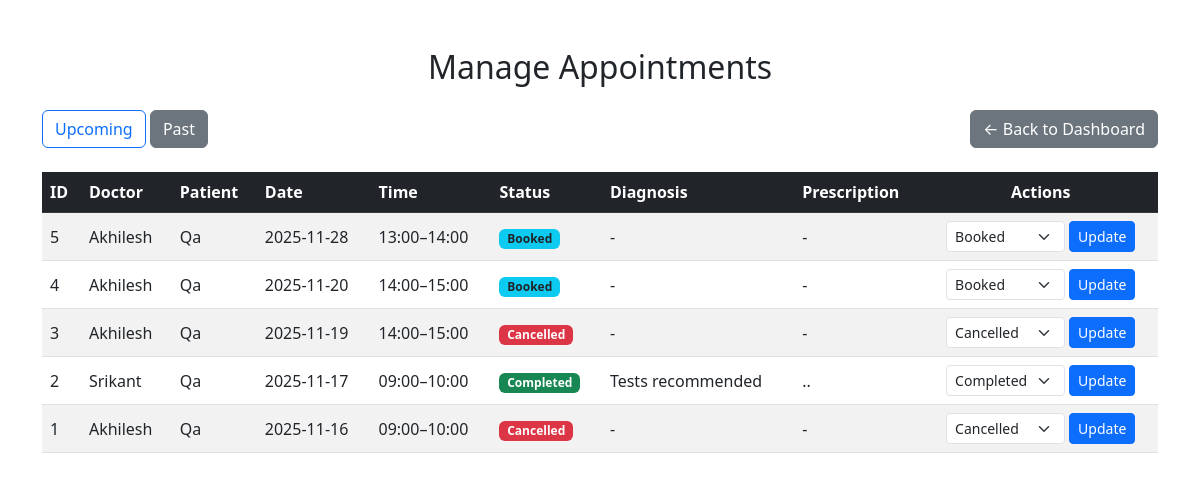
Page /admin/appointments?filter=past (signed in) on the committed database.
### models.py (models this page shows, shortened)
class Appointment(db.Model):
    id = db.Column(db.Integer, primary_key=True)
    doctor_id = db.Column(db.Integer, db.ForeignKey('doctor.id'), nullable=False, index=True)
    patient_id = db.Column(db.Integer, db.ForeignKey('patient.id'), nullable=False, index=True)
    date = db.Column(db.Date, nullable=False, index=True)
    start_time = db.Column(db.Time, nullable=False)
    end_time = db.Column(db.Time, nullable=False)
    status = db.Column(db.String(20), default='Booked', nullable=False, index=True)
    created_at = db.Column(db.DateTime, default=datetime.utcnow)
    treatment = db.relationship('Treatment', backref='appointment', uselist=False, cascade="all, delete-orphan")

class Doctor(db.Model):
    id = db.Column(db.Integer, primary_key=True)
    name = db.Column(db.String(100), nullable=False, index=True)
    specialization_id = db.Column(db.Integer, db.ForeignKey('department.id'), nullable=False)
    availability = db.Column(db.String(500), nullable=True)
    email = db.Column(db.String(100), unique=True, nullable=False, index=True)
    password = db.Column(db.String(200), nullable=False)
    contact = db.Column(db.String(20), nullable=True)
    is_active = db.Column(db.Boolean, default=True, nullable=False)   # blacklist / soft-delete
    created_at = db.Column(db.DateTime, default=datetime.utcnow)
    appointments = db.relationship('Appointment', backref='doctor', lazy=True)
    avail_slots = db.relationship('DoctorAvailability', backref='doctor', lazy=True, cascade="all, delete-orphan")

class Patient(db.Model):
    id = db.Column(db.Integer, primary_key=True)
    name = db.Column(db.String(100), nullable=False, index=True)
    email = db.Column(db.String(100), unique=True, nullable=False, index=True)
    contact = db.Column(db.String(20), nullable=True)
    password = db.Column(db.String(200), nullable=False)
    is_active = db.Column(db.Boolean, default=True, nullable=False)
    created_at = db.Column(db.DateTime, default=datetime.utcnow)
    appointments = db.relationship('Appointment', backref='patient', lazy=True)

class Treatment(db.Model):
    id = db.Column(db.Integer, primary_key=True)
    appointment_id = db.Column(db.Integer, db.ForeignKey('appointment.id'), nullable=False, unique=True)
    diagnosis = db.Column(db.Text, nullable=True)
    prescription = db.Column(db.Text, nullable=True)
    notes = db.Column(db.Text, nullable=True)
    created_at = db.Column(db.DateTime, default=datetime.utcnow)

### app.py (the view)
@app.route('/admin/appointments')
@admin_required
def admin_appointments():
    filter_type = request.args.get('filter')
    today = date.today()
    if filter_type == 'past':
        appts = Appointment.query.filter(
            Appointment.date < today
        ).order_by(Appointment.date.desc(), Appointment.start_time.desc()).all()
    else:
        appts = Appointment.query.filter(
            Appointment.date >= today
        ).order_by(Appointment.date, Appointment.start_time).all()
    return render_template('admin_appointments.html', appointments=appts, filter_type=filter_type)

### app.py (called while the page is built)
def admin_required(func):
    from functools import wraps
    @wraps(func)
    def wrapper(*args, **kwargs):
        if session.get('role') != 'admin':
            flash("Admin login required", "warning")
            return redirect(url_for('login'))
        return func(*args, **kwargs)
    return wrapper

### templates/admin_appointments.html (shortened to what this page needs)
<!DOCTYPE html>
<html>
<head>
  <link href="https://cdn.jsdelivr.net/npm/bootstrap@5.3.0/dist/css/bootstrap.min.css" rel="stylesheet">
</head>
<body class="container mt-5">
  <h2 class="text-center mb-4">Manage Appointments</h2>
  <div class="d-flex justify-content-between align-items-center mb-4">
    <div>
      <a href="{{ url_for('admin_appointments', filter='upcoming') }}"
         class="btn btn-outline-primary {% if filter_type != 'past' %}active{% endif %}">
        Upcoming
      </a>
      <a href="{{ url_for('admin_appointments', filter='past') }}"
         class="btn btn-outline-secondary {% if filter_type == 'past' %}active{% endif %}">
        Past
      </a>
    </div>
    <a href="{{ url_for('admin_dashboard') }}" class="btn btn-secondary">← Back to Dashboard</a>
  </div>
  <div class="table-responsive">
    <table class="table table-striped table-hover align-middle">
      <thead class="table-dark">
        <tr>
          <th>ID</th>
          <th>Doctor</th>
          <th>Patient</th>
          <th>Date</th>
          <th>Time</th>
          <th>Status</th>
          <th>Diagnosis</th>
          <th>Prescription</th>
          <th class="text-center">Actions</th>
        </tr>
      </thead>
      <tbody>
        {% for appt in appointments %}
        <tr>
          <td>{{ appt.id }}</td>
          <td>{{ appt.doctor.name if appt.doctor else 'N/A' }}</td>
          <td>{{ appt.patient.name if appt.patient else 'N/A' }}</td>
          <td>{{ appt.date.strftime('%Y-%m-%d') }}</td>
          <td>
            {{ appt.start_time.strftime('%H:%M') }}–{{ appt.end_time.strftime('%H:%M') }}
          </td>
          <td>
            {% if appt.status == 'Booked' %}
              <span class="badge bg-info text-dark">Booked</span>
            {% elif appt.status == 'Completed' %}
              <span class="badge bg-success">Completed</span>
            {% elif appt.status == 'Cancelled' %}
              <span class="badge bg-danger">Cancelled</span>
            {% else %}
              <span class="badge bg-secondary">{{ appt.status }}</span>
            {% endif %}
          </td>
          <td>{{ appt.treatment.diagnosis if appt.treatment else '-' }}</td>
          <td>{{ appt.treatment.prescription if appt.treatment else '-' }}</td>
          <td class="text-center">
            <form method="POST"
                  action="{{ url_for('admin_change_appointment_status', appt_id=appt.id) }}"
                  class="d-flex justify-content-center gap-1">
              <select name="status" class="form-select form-select-sm w-auto">
                <option value="Booked"    {% if appt.status == 'Booked' %}selected{% endif %}>Booked</option>
                <option value="Completed" {% if appt.status == 'Completed' %}selected{% endif %}>Completed</option>
                <option value="Cancelled" {% if appt.status == 'Cancelled' %}selected{% endif %}>Cancelled</option>
              </select>
              <button type="submit" class="btn btn-sm btn-primary">
                Update
              </button>
            </form>
          </td>
        </tr>
        {% else %}
        <tr>
          <td colspan="9" class="text-center text-muted py-4">No appointments found.</td>
        </tr>
        {% endfor %}
      </tbody>
    </table>
  </div>
</body>
</html>

### rows in the picture
Appointment: id "5", doctor "Akhilesh", patient "Qa", date "2025-11-28", start_time "13:00", end_time "14:00", shows "Booked", treatment "-", status "Booked"
Appointment: id "4", doctor "Akhilesh", patient "Qa", date "2025-11-20", start_time "14:00", end_time "15:00", shows "Booked", treatment "-", status "Booked"
Appointment: id "3", doctor "Akhilesh", patient "Qa", date "2025-11-19", start_time "14:00", end_time "15:00", shows "Cancelled", treatment "-", status "Cancelled"
Appointment: id "2", doctor "Srikant", patient "Qa", date "2025-11-17", start_time "09:00", end_time "10:00", shows "Completed", treatment "Tests recommended", treatment "..", status "Completed"
Appointment: id "1", doctor "Akhilesh", patient "Qa", date "2025-11-16", start_time "09:00", end_time "10:00", shows "Cancelled", treatment "-", status "Cancelled"
